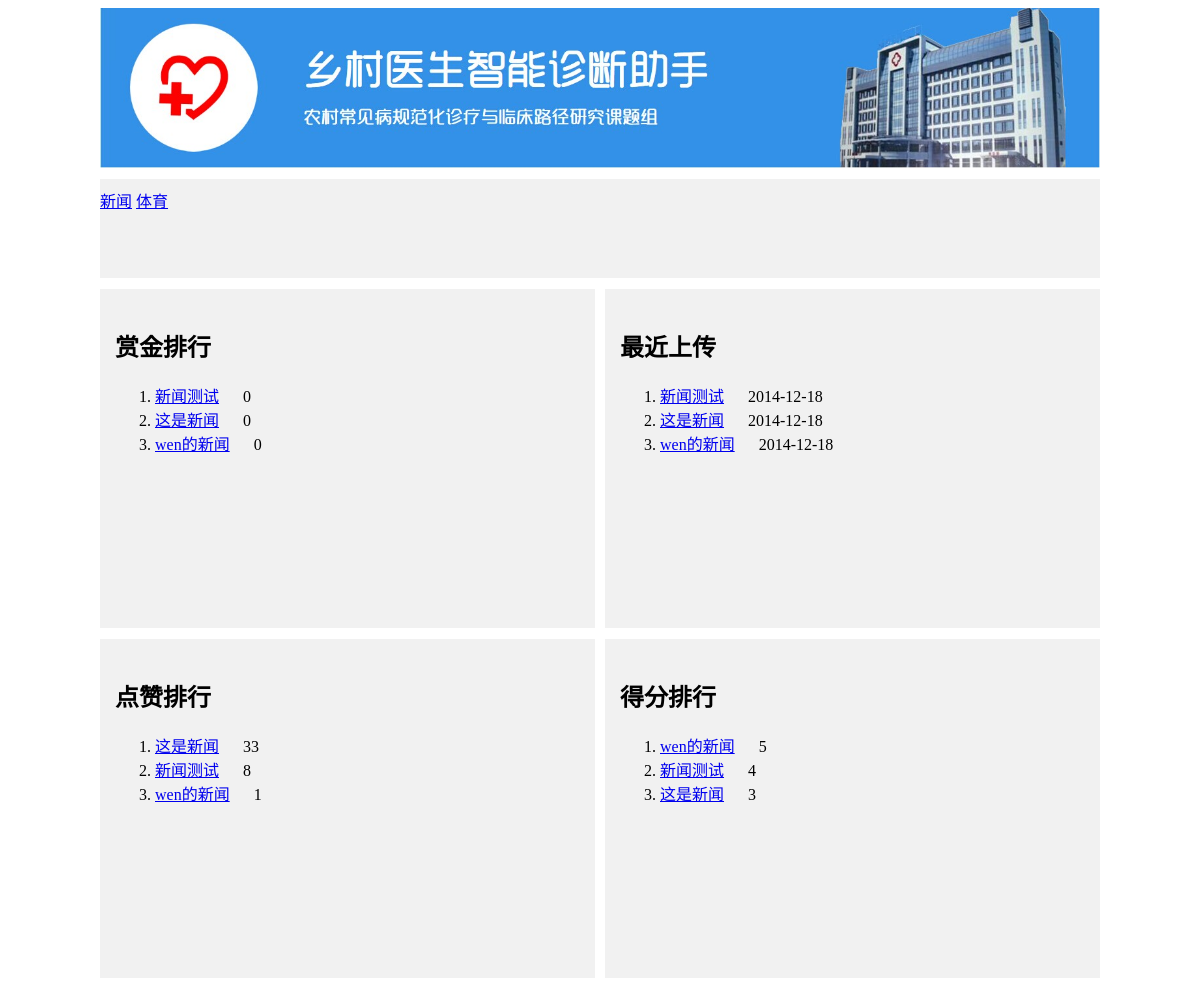
Before: /index.php/home with the older database file.
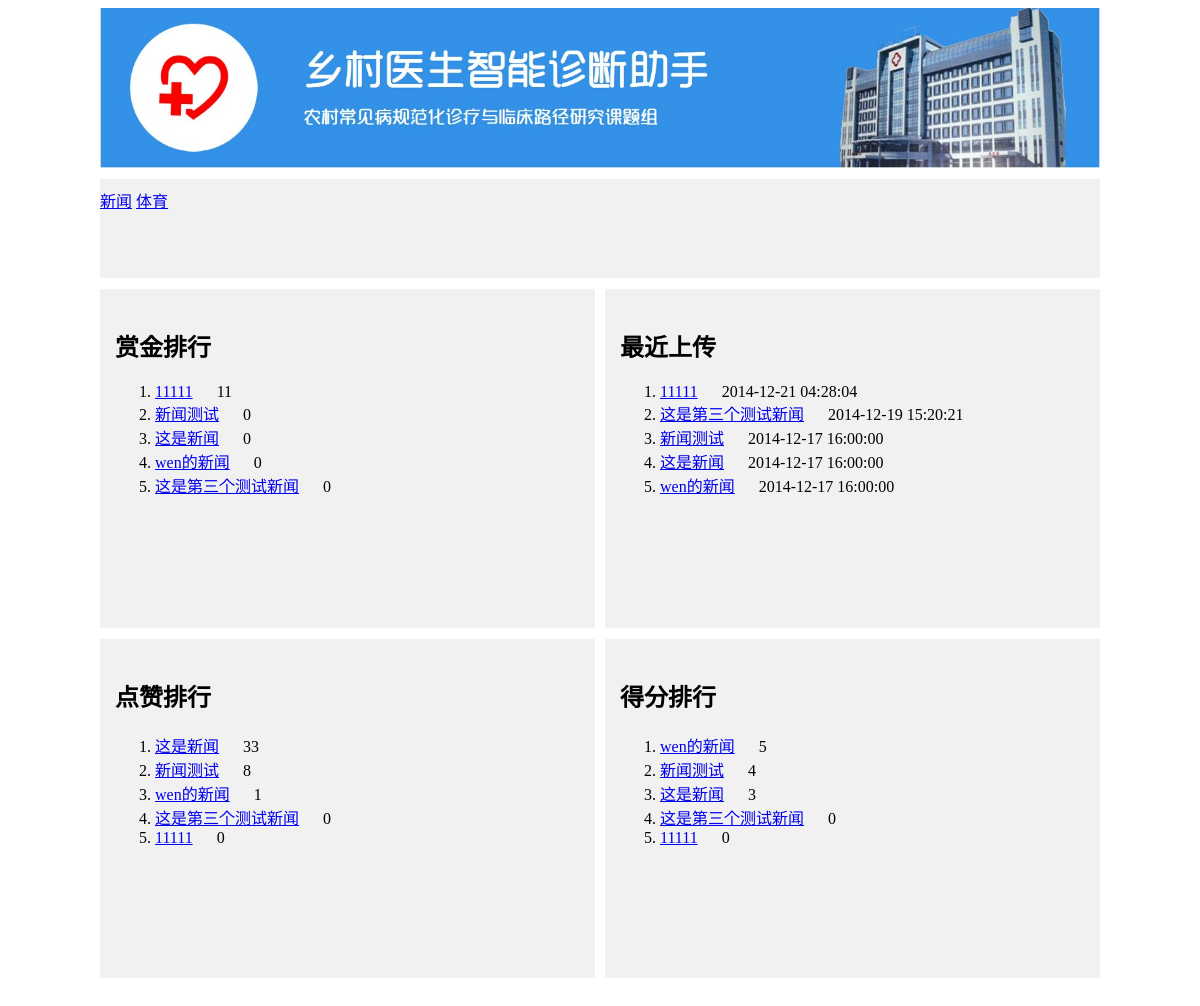
After: the same page with the newer database file.
### tables this page shows
CREATE TABLE IF NOT EXISTS `theme` (
  `tid` int(8) NOT NULL AUTO_INCREMENT,
  `name` varchar(4) NOT NULL,
  `upid` int(11) NOT NULL DEFAULT '0',
  `hot` tinyint(1) NOT NULL DEFAULT '0',
  PRIMARY KEY (`tid`)
);

CREATE TABLE IF NOT EXISTS `mission` (
  `mid` int(8) NOT NULL AUTO_INCREMENT,
  `uid` int(8) NOT NULL,
  `tid` int(8) NOT NULL,
  `title` varchar(20) NOT NULL,
  `content` varchar(20) NOT NULL,
  `goodcount` int(11) NOT NULL DEFAULT '0',
  `grade` int(11) NOT NULL DEFAULT '0',
  `pubtime` timestamp NOT NULL DEFAULT CURRENT_TIMESTAMP,
  `last_reply_time` timestamp NOT NULL,
  `payment` bigint(20) NOT NULL DEFAULT '0',
  PRIMARY KEY (`mid`)
);

### application/controllers/home.php (called while the page is built, shortened)
<?php
class Home extends CI_Controller {
	public function __construct()
	{
		$this->load->model('theme_model');
		$this->load->model('mission_model');
	}
	public function array_sort($arr,$keys,$type='arsc')
	{
		$keysvalue = $new_array = array();
		foreach ($arr as $k=>$v){
			$keysvalue[$k] = $v[$keys];
		}
		if($type == 'arsc')
		{
		arsort($keysvalue);
		}else{
		asort($keysvalue);
		}
		reset($keysvalue);
		foreach ($keysvalue as $k=>$v){
			$new_array[$k] = $arr[$k];
		}
		return $new_array;
	}
	public function index()
	{
		$this->load->helper('html');
		$data['mission'] = $this->mission_model->get_all();
		$data['theme'] = $this->theme_model->get();
		$data['payList'] = $this->array_sort($this->mission_model->get_all(),'payment');
		$data['pubList'] = $this->array_sort($this->mission_model->get_all(),'pubtime');
		$data['goodList'] = $this->array_sort($this->mission_model->get_all(),'goodcount');
		$data['gradeList'] = $this->array_sort($this->mission_model->get_all(),'grade');
		$this->load->view('home', $data);
		$this->load->view('templates/footer');
	}
}

### index.php (called while the page is built, shortened)
<?php
require_once BASEPATH.'core/CodeIgniter.php';

### application/models/theme_model.php (called while the page is built, shortened)
<?php
class Theme_model extends CI_Model {
	public function get(){
		$query = $this->db->get('theme');
		return $query->result_array();
	}
}

### application/models/mission_model.php (called while the page is built, shortened)
<?php
class Mission_model extends CI_Model {
	public function get_all(){
		$query = $this->db->get('mission');
		return $query->result_array();
	}
}

### application/views/home.php (the view, shortened to what this page needs)
<html>
<head>
</head>
	<body>
	<div id="null">
		<img src="http://localhost/lzweb/Images/head.jpg" width="1000px"/>
	</div>
	<div id="zero">
		<div id="topic">
		<?php foreach ($theme as $theme_item): ?>
   			<a href="http://localhost/lzweb/index.php/mission_reply/index/1"><?php echo $theme_item['name']?></a>
		<?php endforeach ?>
		</div>
	</div>
	<div id="first">
		<div id="login">
		<h2>赏金排行</h2>
			<ol>
			<?php foreach ($payList as $mission_item): ?>
   			<li>
   				<a href="http://localhost/lzweb/index.php/mission_reply/index/<?php echo $mission_item['mid']?>"><?php echo $mission_item['title']?></a>&nbsp;&nbsp;&nbsp;&nbsp;&nbsp;&nbsp;<?php echo $mission_item['payment']?>
   			</li>
			<?php endforeach ?>
			</ol>
		</div>
		<div id="context">
		<h2>最近上传</h2>
			<ol>
			<?php foreach ($pubList as $mission_item): ?>
   			<li>
   				<a href="http://localhost/lzweb/index.php/mission_reply/index/<?php echo $mission_item['mid']?>"><?php echo $mission_item['title']?></a>&nbsp;&nbsp;&nbsp;&nbsp;&nbsp;&nbsp;<?php echo $mission_item['pubtime']?>
   			</li>
			<?php endforeach ?>
			</ol>
		</div>
	</div>
	<div id="second">
		<div id="left">
		<h2>点赞排行</h2>
			<ol>
			<?php foreach ($goodList as $mission_item): ?>
   			<li>
   				<a href="http://localhost/lzweb/index.php/mission_reply/index/<?php echo $mission_item['mid']?>"><?php echo $mission_item['title']?></a>&nbsp;&nbsp;&nbsp;&nbsp;&nbsp;&nbsp;<?php echo $mission_item['goodcount']?>
   			</li>
			<?php endforeach ?>
			</ol>
		</div>
		<div id="right">
		<h2>得分排行</h2>
			<ol>
			<?php foreach ($gradeList as $mission_item): ?>
   			<li>
   				<a href="http://localhost/lzweb/index.php/mission_reply/index/<?php echo $mission_item['mid']?>"><?php echo $mission_item['title']?></a>&nbsp;&nbsp;&nbsp;&nbsp;&nbsp;&nbsp;<?php echo $mission_item['grade']?>
   			</li>
			<?php endforeach ?>
			</ol>
		</div>
	</div>
</body>
</html>

### application/views/home.php (style rules this page uses)
#null { width:100%; height:160px; text-align:center; }
#zero { width:1000px; height:100px; margin:auto; padding-top:10px; }
#topic { width:1000px; height:90px; margin:auto; padding-top:10px; background-image:url(http://localhost/lzweb/Images/context.png); }
#first { width:1000px; height:340px; margin:auto; padding-top:10px; }
#login { width: 480px; height: 320px; float: left; background-image:url(http://localhost/lzweb/Images/context.png); padding-top:20px; padding-left:15px; }
#context { width:480px; height:320px; float:right; background-image:url(http://localhost/lzweb/Images/context.png); padding-top:20px; padding-left:15px; }
#second { width:1000px; height:400px; margin:auto; padding-top:10px; }
#left { width: 480px; height: 320px; float: left; background-image:url(http://localhost/lzweb/Images/context.png); padding-top:20px; padding-left:15px; }
#right { width:480px; height:320px; float:right; background-image:url(http://localhost/lzweb/Images/context.png); padding-top:20px; padding-left:15px; }

Changed rows visible on the page:
added mission: title "11111", payment "11", pubtime "2014-12-21 04:28:04", goodcount "0", grade "0"
changed mission "新闻测试": pubtime "2014-12-18" → "2014-12-17 16:00:00"
changed mission "这是新闻": pubtime "2014-12-18" → "2014-12-17 16:00:00"
changed mission "wen的新闻": pubtime "2014-12-18" → "2014-12-17 16:00:00"
added mission: title "这是第三个测试新闻", payment "0", pubtime "2014-12-19 15:20:21", goodcount "0", grade "0"
